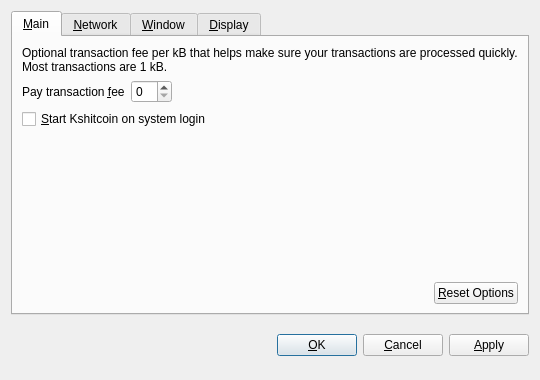
<?xml version="1.0" encoding="UTF-8"?>
<ui version="4.0">
 <class>OptionsDialog</class>
 <widget class="QDialog" name="OptionsDialog">
  <property name="geometry">
   <rect>
    <x>0</x>
    <y>0</y>
    <width>540</width>
    <height>380</height>
   </rect>
  </property>
  <property name="windowTitle">
   <string>Options</string>
  </property>
  <property name="modal">
   <bool>true</bool>
  </property>
  <layout class="QVBoxLayout" name="verticalLayout">
   <item>
    <widget class="QTabWidget" name="tabWidget">
     <property name="tabPosition">
      <enum>QTabWidget::North</enum>
     </property>
     <property name="currentIndex">
      <number>0</number>
     </property>
     <widget class="QWidget" name="tabMain">
      <attribute name="title">
       <string>&amp;Main</string>
      </attribute>
      <layout class="QVBoxLayout" name="verticalLayout_Main">
       <item>
        <widget class="QLabel" name="transactionFeeInfoLabel">
         <property name="text">
          <string>Optional transaction fee per kB that helps make sure your transactions are processed quickly. Most transactions are 1 kB.</string>
         </property>
         <property name="textFormat">
          <enum>Qt::PlainText</enum>
         </property>
         <property name="wordWrap">
          <bool>true</bool>
         </property>
        </widget>
       </item>
       <item>
        <layout class="QHBoxLayout" name="horizontalLayout_1_Main">
         <item>
          <widget class="QLabel" name="transactionFeeLabel">
           <property name="text">
            <string>Pay transaction &amp;fee</string>
           </property>
           <property name="textFormat">
            <enum>Qt::PlainText</enum>
           </property>
           <property name="buddy">
            <cstring>transactionFee</cstring>
           </property>
          </widget>
         </item>
         <item>
          <widget class="BitcoinAmountField" name="transactionFee"/>
         </item>
         <item>
          <spacer name="horizontalSpacer_1_Main">
           <property name="orientation">
            <enum>Qt::Horizontal</enum>
           </property>
           <property name="sizeHint" stdset="0">
            <size>
             <width>40</width>
             <height>20</height>
            </size>
           </property>
          </spacer>
         </item>
        </layout>
       </item>
       <item>
        <widget class="QCheckBox" name="bitcoinAtStartup">
         <property name="toolTip">
          <string>Automatically start Kshitcoin after logging in to the system.</string>
         </property>
         <property name="text">
          <string>&amp;Start Kshitcoin on system login</string>
         </property>
        </widget>
       </item>
       <item>
        <spacer name="verticalSpacer_Main">
         <property name="orientation">
          <enum>Qt::Vertical</enum>
         </property>
         <property name="sizeHint" stdset="0">
          <size>
           <width>20</width>
           <height>40</height>
          </size>
         </property>
        </spacer>
       </item>
       <item>
        <layout class="QHBoxLayout" name="horizontalLayout_2_Main">
         <item>
          <spacer name="horizontalSpacer_2_Main">
           <property name="orientation">
            <enum>Qt::Horizontal</enum>
           </property>
           <property name="sizeHint" stdset="0">
            <size>
             <width>40</width>
             <height>20</height>
            </size>
           </property>
          </spacer>
         </item>
         <item>
          <widget class="QPushButton" name="resetButton">
           <property name="toolTip">
            <string>Reset all client options to default.</string>
           </property>
           <property name="text">
            <string>&amp;Reset Options</string>
           </property>
           <property name="autoDefault">
            <bool>false</bool>
           </property>
          </widget>
         </item>
        </layout>
       </item>
      </layout>
     </widget>
     <widget class="QWidget" name="tabNetwork">
      <attribute name="title">
       <string>&amp;Network</string>
      </attribute>
      <layout class="QVBoxLayout" name="verticalLayout_Network">
       <item>
        <widget class="QCheckBox" name="mapPortUpnp">
         <property name="toolTip">
          <string>Automatically open the Kshitcoin client port on the router. This only works when your router supports UPnP and it is enabled.</string>
         </property>
         <property name="text">
          <string>Map port using &amp;UPnP</string>
         </property>
        </widget>
       </item>
       <item>
        <widget class="QCheckBox" name="connectSocks">
         <property name="toolTip">
          <string>Connect to the Kshitcoin network through a SOCKS proxy (e.g. when connecting through Tor).</string>
         </property>
         <property name="text">
          <string>&amp;Connect through SOCKS proxy:</string>
         </property>
        </widget>
       </item>
       <item>
        <layout class="QHBoxLayout" name="horizontalLayout_Network">
         <item>
          <widget class="QLabel" name="proxyIpLabel">
           <property name="text">
            <string>Proxy &amp;IP:</string>
           </property>
           <property name="textFormat">
            <enum>Qt::PlainText</enum>
           </property>
           <property name="buddy">
            <cstring>proxyIp</cstring>
           </property>
          </widget>
         </item>
         <item>
          <widget class="QValidatedLineEdit" name="proxyIp">
           <property name="maximumSize">
            <size>
             <width>140</width>
             <height>16777215</height>
            </size>
           </property>
           <property name="toolTip">
            <string>IP address of the proxy (e.g. 127.0.0.1)</string>
           </property>
          </widget>
         </item>
         <item>
          <widget class="QLabel" name="proxyPortLabel">
           <property name="text">
            <string>&amp;Port:</string>
           </property>
           <property name="textFormat">
            <enum>Qt::PlainText</enum>
           </property>
           <property name="buddy">
            <cstring>proxyPort</cstring>
           </property>
          </widget>
         </item>
         <item>
          <widget class="QLineEdit" name="proxyPort">
           <property name="maximumSize">
            <size>
             <width>55</width>
             <height>16777215</height>
            </size>
           </property>
           <property name="toolTip">
            <string>Port of the proxy (e.g. 9050)</string>
           </property>
          </widget>
         </item>
         <item>
          <widget class="QLabel" name="socksVersionLabel">
           <property name="text">
            <string>SOCKS &amp;Version:</string>
           </property>
           <property name="textFormat">
            <enum>Qt::PlainText</enum>
           </property>
           <property name="buddy">
            <cstring>socksVersion</cstring>
           </property>
          </widget>
         </item>
         <item>
          <widget class="QValueComboBox" name="socksVersion">
           <property name="toolTip">
            <string>SOCKS version of the proxy (e.g. 5)</string>
           </property>
          </widget>
         </item>
         <item>
          <spacer name="horizontalSpacer_Network">
           <property name="orientation">
            <enum>Qt::Horizontal</enum>
           </property>
           <property name="sizeHint" stdset="0">
            <size>
             <width>40</width>
             <height>20</height>
            </size>
           </property>
          </spacer>
         </item>
        </layout>
       </item>
       <item>
        <spacer name="verticalSpacer_Network">
         <property name="orientation">
          <enum>Qt::Vertical</enum>
         </property>
         <property name="sizeHint" stdset="0">
          <size>
           <width>20</width>
           <height>40</height>
          </size>
         </property>
        </spacer>
       </item>
      </layout>
     </widget>
     <widget class="QWidget" name="tabWindow">
      <attribute name="title">
       <string>&amp;Window</string>
      </attribute>
      <layout class="QVBoxLayout" name="verticalLayout_Window">
       <item>
        <widget class="QCheckBox" name="minimizeToTray">
         <property name="toolTip">
          <string>Show only a tray icon after minimizing the window.</string>
         </property>
         <property name="text">
          <string>&amp;Minimize to the tray instead of the taskbar</string>
         </property>
        </widget>
       </item>
       <item>
        <widget class="QCheckBox" name="minimizeOnClose">
         <property name="toolTip">
          <string>Minimize instead of exit the application when the window is closed. When this option is enabled, the application will be closed only after selecting Quit in the menu.</string>
         </property>
         <property name="text">
          <string>M&amp;inimize on close</string>
         </property>
        </widget>
       </item>
       <item>
        <spacer name="verticalSpacer_Window">
         <property name="orientation">
          <enum>Qt::Vertical</enum>
         </property>
         <property name="sizeHint" stdset="0">
          <size>
           <width>20</width>
           <height>40</height>
          </size>
         </property>
        </spacer>
       </item>
      </layout>
     </widget>
     <widget class="QWidget" name="tabDisplay">
      <attribute name="title">
       <string>&amp;Display</string>
      </attribute>
      <layout class="QVBoxLayout" name="verticalLayout_Display">
       <item>
        <layout class="QHBoxLayout" name="horizontalLayout_1_Display">
         <item>
          <widget class="QLabel" name="langLabel">
           <property name="text">
            <string>User Interface &amp;language:</string>
           </property>
           <property name="textFormat">
            <enum>Qt::PlainText</enum>
           </property>
           <property name="buddy">
            <cstring>lang</cstring>
           </property>
          </widget>
         </item>
         <item>
          <widget class="QValueComboBox" name="lang">
           <property name="toolTip">
            <string>The user interface language can be set here. This setting will take effect after restarting Kshitcoin.</string>
           </property>
          </widget>
         </item>
        </layout>
       </item>
       <item>
        <layout class="QHBoxLayout" name="horizontalLayout_2_Display">
         <item>
          <widget class="QLabel" name="unitLabel">
           <property name="text">
            <string>&amp;Unit to show amounts in:</string>
           </property>
           <property name="textFormat">
            <enum>Qt::PlainText</enum>
           </property>
           <property name="buddy">
            <cstring>unit</cstring>
           </property>
          </widget>
         </item>
         <item>
          <widget class="QValueComboBox" name="unit">
           <property name="toolTip">
            <string>Choose the default subdivision unit to show in the interface and when sending coins.</string>
           </property>
          </widget>
         </item>
        </layout>
       </item>
       <item>
        <widget class="QCheckBox" name="displayAddresses">
         <property name="toolTip">
          <string>Whether to show Kshitcoin addresses in the transaction list or not.</string>
         </property>
         <property name="text">
          <string>&amp;Display addresses in transaction list</string>
         </property>
        </widget>
       </item>
       <item>
        <widget class="QCheckBox" name="coinControlFeatures">
         <property name="toolTip">
          <string>Whether to show coin control features or not.</string>
         </property>
         <property name="text">
          <string>Display coin &amp;control features (experts only!)</string>
         </property>
        </widget>
       </item>
       <item>
        <spacer name="verticalSpacer_Display">
         <property name="orientation">
          <enum>Qt::Vertical</enum>
         </property>
         <property name="sizeHint" stdset="0">
          <size>
           <width>20</width>
           <height>40</height>
          </size>
         </property>
        </spacer>
       </item>
      </layout>
     </widget>
    </widget>
   </item>
   <item>
    <layout class="QHBoxLayout" name="horizontalLayout_Buttons">
     <item>
      <spacer name="horizontalSpacer_1">
       <property name="orientation">
        <enum>Qt::Horizontal</enum>
       </property>
       <property name="sizeHint" stdset="0">
        <size>
         <width>40</width>
         <height>48</height>
        </size>
       </property>
      </spacer>
     </item>
     <item>
      <widget class="QLabel" name="statusLabel">
       <property name="font">
        <font>
         <weight>75</weight>
         <bold>true</bold>
        </font>
       </property>
       <property name="text">
        <string/>
       </property>
       <property name="textFormat">
        <enum>Qt::PlainText</enum>
       </property>
       <property name="wordWrap">
        <bool>true</bool>
       </property>
      </widget>
     </item>
     <item>
      <spacer name="horizontalSpacer_2">
       <property name="orientation">
        <enum>Qt::Horizontal</enum>
       </property>
       <property name="sizeHint" stdset="0">
        <size>
         <width>40</width>
         <height>48</height>
        </size>
       </property>
      </spacer>
     </item>
     <item>
      <widget class="QPushButton" name="okButton">
       <property name="text">
        <string>&amp;OK</string>
       </property>
      </widget>
     </item>
     <item>
      <widget class="QPushButton" name="cancelButton">
       <property name="text">
        <string>&amp;Cancel</string>
       </property>
       <property name="autoDefault">
        <bool>false</bool>
       </property>
      </widget>
     </item>
     <item>
      <widget class="QPushButton" name="applyButton">
       <property name="text">
        <string>&amp;Apply</string>
       </property>
       <property name="autoDefault">
        <bool>false</bool>
       </property>
      </widget>
     </item>
    </layout>
   </item>
  </layout>
 </widget>
 <customwidgets>
  <customwidget>
   <class>BitcoinAmountField</class>
   <extends>QSpinBox</extends>
   <header>bitcoinamountfield.h</header>
  </customwidget>
  <customwidget>
   <class>QValueComboBox</class>
   <extends>QComboBox</extends>
   <header>qvaluecombobox.h</header>
  </customwidget>
  <customwidget>
   <class>QValidatedLineEdit</class>
   <extends>QLineEdit</extends>
   <header>qvalidatedlineedit.h</header>
  </customwidget>
 </customwidgets>
 <resources/>
 <connections/>
</ui>
